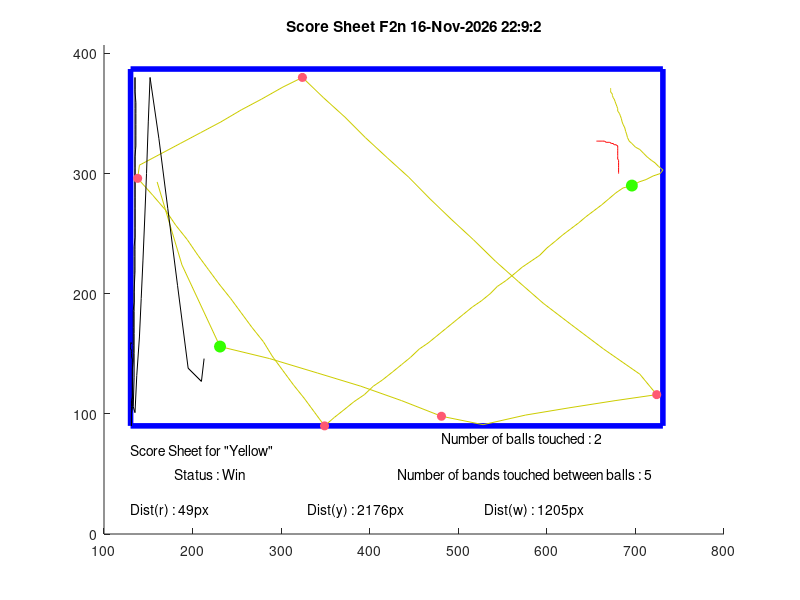
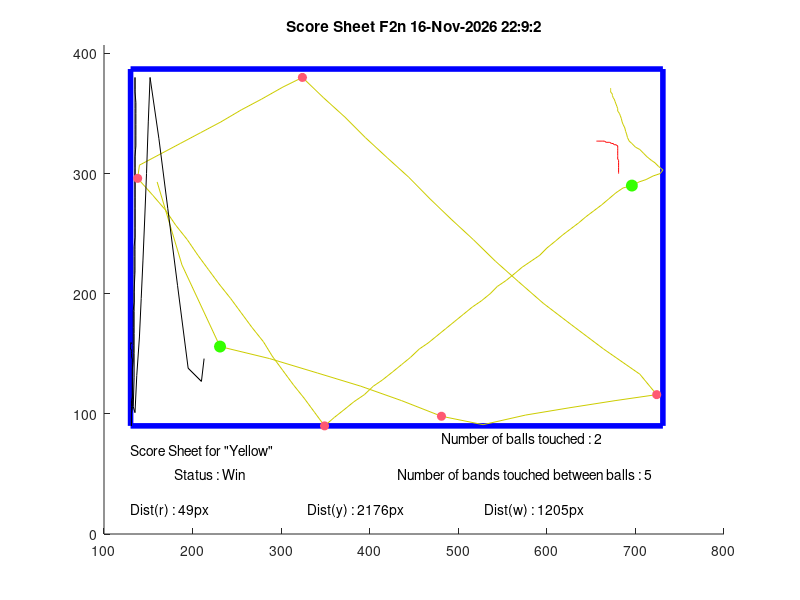

MATLAB code for these plots, in order:
width = 854;
height=480;
Folder='F2n';
Rband = 255;
Gband=89;
Bband = 114;
Rball = 53;
Gball=255;
Bball=0;
line='-';
X1 = [681  681  681  681  681  681  681  681  681  681  681  681  681  681  681  681  681  681  681  681  681  681  681  681  681  681  681  681  681  681  681  681  681  681  681  681  681  681  681  681  681  681  681  681  681  681  681  681  681  681  681  681  681  681  681  681  681  681  681  681  681  681  681  681  681  681  681  681  681  681  681  681  681  681  681  681  681  681  681  681  681  681  681  681  681  681  681  681  681  681  681  681  681  681  680  680  680  681  680  680  680  680  680  680  678  676  675  673  671  670  668  667  665  665  663  663  662  661  660  659  659  658  657  657  656  656
];
Y1 = [180  180  180  180  180  180  180  180  180  180  180  180  180  180  180  180  180  180  180  180  180  180  180  180  180  180  180  180  180  180  180  180  180  180  180  180  180  180  180  180  180  180  180  180  180  180  180  180  180  180  180  180  180  180  180  180  180  180  180  180  180  180  180  180  180  180  180  180  180  180  180  180  180  180  180  180  180  180  180  180  180  180  180  180  180  180  180  180  179  177  175  173  171  169  168  166  165  163  162  161  159  159  158  157  156  156  155  155  154  154  154  154  153  153  153  153  153  153  153  153  153  153  153  153  153  152
];
X2 = [160  188  231  287  341  390  436  481  528  576  625  677  724  705  664  628  596  568  542  517  492  468  444  420  395  372  348  324  302  278  255  232  209  186  163  140  138  155  169  181  194  206  218  230  243  255  267  280  290  302  314  326  338  349  360  372  382  394  404  414  426  436  446  456  466  476  486  496  506  516  526  536  544  554  564  572  582  592  600  610  618  627  636  644  653  662  670  678  686  696  704  712  720  728  731  726  722  718  713  709  705  700  696  693  691  690  689  688  686  685  684  683  682  680  680  679  678  677  676  675  674  674  672  672  672  670
];
Y2 = [187  256  324  334  346  357  369  382  389  381  375  369  364  347  326  306  288  270  253  235  218  201  183  167  150  133  117  100  108  118  127  137  146  155  164  173  184  198  210  223  235  248  260  272  284  296  308  320  332  344  356  367  379  390  383  376  370  364  357  352  345  339  333  326  321  315  309  303  297  291  286  280  274  269  263  258  253  248  242  236  231  226  221  216  211  206  201  196  192  190  187  185  182  180  177  174  171  169  166  163  160  158  155  153  150  147  145  142  139  137  134  132  130  128  126  124  122  120  118  117  115  114  112  111  110  109
];
X3 = [213  213  210  195  183  172  162  152  150  148  146  144  142  140  137  135  133  134  134  134  134  134  135  135  135  135  135  135  135  135  135  135  135  135  136  136  136  136  136  135  135  135  135  135  135  135  135  135  134  134  134  134  134  134  134  133  133  133  133  133  133  133  132  132  132  132  132  132  131  131  131  131  131  131  131  131  131  131  132  132  132  132  132  132  132  132  132  132  132  132  132  132  132  132  131  642  131  659  131  131  130  130  130  130  130  130  130  131  131  130  130  130  130  131  131  131  131  131  131  131  131  131  131  131  131  131
];
Y3 = [334  334  353  342  273  209  151  100  137  180  217  252  284  316  348  379  374  350  330  313  295  278  261  243  226  209  193  176  160  143  126  110  100  112  121  130  139  148  157  166  175  183  192  200  208  217  225  233  241  249  257  264  272  279  287  294  301  308  316  323  329  336  343  349  356  362  368  374  380  386  390  387  383  380  377  374  371  369  366  363  360  358  356  353  351  349  347  345  343  341  339  337  336  334  333  93  330  93  328  327  326  325  324  324  323  323  322  322  321  321  321  321  321  321  321  321  321  321  321  321  321  321  321  321  321  321
];
%% File Header
% MATLAB Script Analyse.m file
%
% Group : Axel Rossettini   SCIPER: 303157
%         Daniel Tataru     SCIPER: 301005
%         Ellie Tupin       SCIPER: 296441
%
% This script determines the score of each sequence (an Analyse.m file is
% generated at each launch of the LabView program containing this script
% preceeded by the coordinates of the balls of the sequence)
%
% Revision: 
%           04.2020 Initial release
%           05.2020 Final version 
%
% Coded on MATLAB R2020A/R2019b on macOS
%% Changement des coordonnées pour matlab

Y1 = (height - Y1);
Y2 = (height - Y2);
Y3 = (height - Y3);

%% Normalisation des valeurs RGB

Ballcol = [Rball Gball Bball]./255;
Bandcol = [Rband Gband Bband]./255;

%% Détection des bords

Xmin = min([X1,X2,X3]);
Xmax = max([X1,X2,X3]);
Ymin = min([Y1,Y2,Y3]);
Ymax = max([Y1,Y2,Y3]);

Xframe = [Xmin Xmax Xmax Xmin Xmin];
Yframe = [Ymin Ymin Ymax Ymax Ymin];

%% Détection des valeurs absurdes

OX1=isoutlier(X1,'movmedian',5);
OY1=isoutlier(Y1,'movmedian',5);
OX2=isoutlier(X2,'movmedian',5);
OY2=isoutlier(Y2,'movmedian',5);
OX3=isoutlier(X3,'movmedian',5);
OY3=isoutlier(Y3,'movmedian',5);

OX1id = find(OX1);
OY1id = find(OY1);
OX2id = find(OX2);
OY2id = find(OY2);
OX3id = find(OX3);
OY3id = find(OY3);

%Gestion du cas ou la première image est considérée comme absurde
if isempty(OX1id) == 0  
    if OX1id(1) == 1
    OX1id(1) = [];
    end
end
if isempty(OY1id) == 0  
    if OY1id(1) == 1
    OY1id(1) = [];
    end
end
if isempty(OX2id) == 0  
    if OX2id(1) == 1
    OX2id(1) = [];
    end
end
if isempty(OY2id) == 0  
    if OY2id(1) == 1
    OY2id(1) = [];
    end
end
if isempty(OX3id) == 0  
    if OX3id(1) == 1
    OX3id(1) = [];
    end
end
         
if isempty(OY3id) == 0  
    if OY3id(1) == 1
    OY3id(1) = [];
    end
end

%Remplacement par la valeur précédant la valeur absurde
X1(OX1id)=X1(OX1id-1);
Y1(OY1id)=Y1(OY1id-1);
X2(OX2id)=X2(OX2id-1);
Y2(OY2id)=Y2(OY2id-1);
X3(OX3id)=X3(OX3id-1);
Y3(OY3id)=Y3(OY3id-1);


%% Détection de la premiere balle qui bouge

%d désigne la distance minimale ou l'on considère que la balle bouge par
%rapport à sa position initiale
d=2;

distB1 = sqrt((X1-X1(1)).^2+(Y1-Y1(1)).^2);
distB2 = sqrt((X2-X2(1)).^2+(Y2-Y2(1)).^2);
distB3 = sqrt((X3-X3(1)).^2+(Y3-Y3(1)).^2);
    
mb1=find(distB1>d, 1);
mb2=find(distB2>d, 1);
mb3=find(distB3>d, 1);

%% Calcul du nombre de boules touchées

touch = 2;

if isempty(mb1) 
   mb1 = size(X1,2);
   touch = touch - 1;
end
if isempty(mb2) 
   mb2 = size(X2,2); 
      touch = touch - 1;

end
if isempty(mb3) 
   mb3 = size(X3,2);
      touch = touch - 1;
end

%% Détermination de l'ordre de mouvement des boules

A=[mb1,mb2,mb3];
[tfirst,ifirst] = min(A);
[tthird, ithird] = max(A);
A(ifirst) = [];
tsecond = min(A);

switch ifirst
    case 1
    XFIRST = X1;
    YFIRST = Y1;
    player = 'Score Sheet for "Red" ';
    switch ithird
        case 2
            XSECOND = X3;
            YSECOND = Y3;
            XTHIRD = X2;
            YTHIRD = Y2;
            
        case 3
            XSECOND = X2;
            YSECOND = Y2;
            XTHIRD = X3;
            YTHIRD = Y3;   
    end
    case 2
    XFIRST = X2;
    YFIRST = Y2;
    player = 'Score Sheet for "Yellow" ';
    switch ithird
        case 1
            XSECOND = X3;
            YSECOND = Y3;
            XTHIRD = X1;
            YTHIRD = Y1;
        case 3
            XSECOND = X1;
            YSECOND = Y1;
            XTHIRD = X3;
            YTHIRD = Y3;
    end
    case 3
    XFIRST = X3;
    YFIRST = Y3;
    player = 'Score Sheet for "White" ';
    switch ithird
        case 1
            XSECOND = X2;
            YSECOND = Y2;
            XTHIRD = X1;
            YTHIRD = Y1;
        case 2
            XSECOND = X1;
            YSECOND = Y1;
            XTHIRD = X2;
            YTHIRD = Y2;    
    end
end

%% Détection des chocs entre la premère boule et les bandes
dboule = 9;

rbndXmin = find(abs(XFIRST-Xmin)<= dboule);
rbndXmin = rbndXmin(rbndXmin>=tsecond & rbndXmin<=tthird & abs(diff([0,rbndXmin]))>1);
    
rbndXmax = find(abs(XFIRST-Xmax)<= dboule);
rbndXmax = rbndXmax(rbndXmax>=tsecond & rbndXmax<=tthird & abs(diff([0,rbndXmax]))>1);
    
rbndYmin = find(abs(YFIRST-Ymin)<= dboule);
rbndYmin = rbndYmin(rbndYmin>=tsecond & rbndYmin<=tthird & abs(diff([0,rbndYmin]))>1);
    
rbndYmax = find(abs(YFIRST-Ymax)<= dboule);
rbndYmax = rbndYmax(rbndYmax>=tsecond & rbndYmax<=tthird & abs(diff([0,rbndYmax]))>1);
 

rebondsentre = size(rbndXmin,2) + size(rbndXmax,2) + size(rbndYmin,2) + size(rbndYmax,2);
               
%% Calcul des distances parcourues par chaque boule    
    
DistR = sum(sqrt(diff(X1).^2 + diff(Y1).^2));
DistY = sum(sqrt(diff(X2).^2 + diff(Y2).^2));
DistW = sum(sqrt(diff(X3).^2 + diff(Y3).^2));
    
%% Verdict de la partie
if touch == 2 && rebondsentre >= 3
    verdict = 'Status : Win';
else
    verdict = 'Status : Loss';
end

%% Affichage de la figure

%Affichage de la date et l'heure
c = clock;
h = num2str(c(4));
min = num2str(c(5));
s = num2str(floor(c(6)));
time = strcat(h,':',min,':',s);

figure(1);
hold on
    title(['Score Sheet',' ',Folder ,' ', date, ' ', time]);
    ylim([0,Ymax+20]);
    plot(Xframe, Yframe,'-b','DisplayName','Bords du billard','LineWidth',4);
    plot(X1,Y1,line,'DisplayName','Boule rouge', 'Color', [1 0 0]);
    plot(X2,Y2,line,'DisplayName','Boule jaune', 'Color', [0.8 0.8 0]);
    plot(X3,Y3,line,'DisplayName', 'Boule blanche', 'Color', [0 0 0]);
    plot(XFIRST(rbndXmin),YFIRST(rbndXmin),'o','MarkerSize',6, 'MarkerFaceColor', Bandcol, 'MarkerEdgeColor', Bandcol);
    plot(XFIRST(rbndXmax),YFIRST(rbndXmax),'o','MarkerSize',6, 'MarkerFaceColor', Bandcol, 'MarkerEdgeColor', Bandcol);
    plot(XFIRST(rbndYmin),YFIRST(rbndYmin),'o','MarkerSize',6, 'MarkerFaceColor', Bandcol, 'MarkerEdgeColor', Bandcol);
    plot(XFIRST(rbndYmax),YFIRST(rbndYmax),'o','MarkerSize',6, 'MarkerFaceColor', Bandcol, 'MarkerEdgeColor', Bandcol);
    
    if touch >= 1
    plot(XFIRST(tsecond),YFIRST(tsecond),'o','MarkerSize',8, 'MarkerFaceColor', Ballcol, 'MarkerEdgeColor', Ballcol);
    end
    if touch == 2
    plot(XFIRST(tthird),YFIRST(tthird),'o','MarkerSize',8, 'MarkerFaceColor', Ballcol, 'MarkerEdgeColor', Ballcol);
    end
    
    text(Xmin, 70, player);
    text(Xmin+50, 50, verdict);
    text(Xmax-250, 80, ['Number of balls touched : ',num2str(touch)]);
    text(Xmax-300, 50, ['Number of bands touched between balls : ',num2str(rebondsentre)]);
    text(Xmin, 20, ['Dist(r) : ',num2str(round(DistR)),'px']);
    text(Xmin+200, 20, ['Dist(y) : ',num2str(round(DistY)),'px']);
    text(Xmin+400, 20, ['Dist(w) : ',num2str(round(DistW)),'px']);
    hold off

%Saving as a pdf and also a png in order to display it directly in LabVieW
%(the png will be overwriten at each sequence, but the pdf will have the
% sequence name next to it)
print(strcat('ScoreSheet','_',Folder),'-dpdf');
print('ScoreSheet','-dpng');
